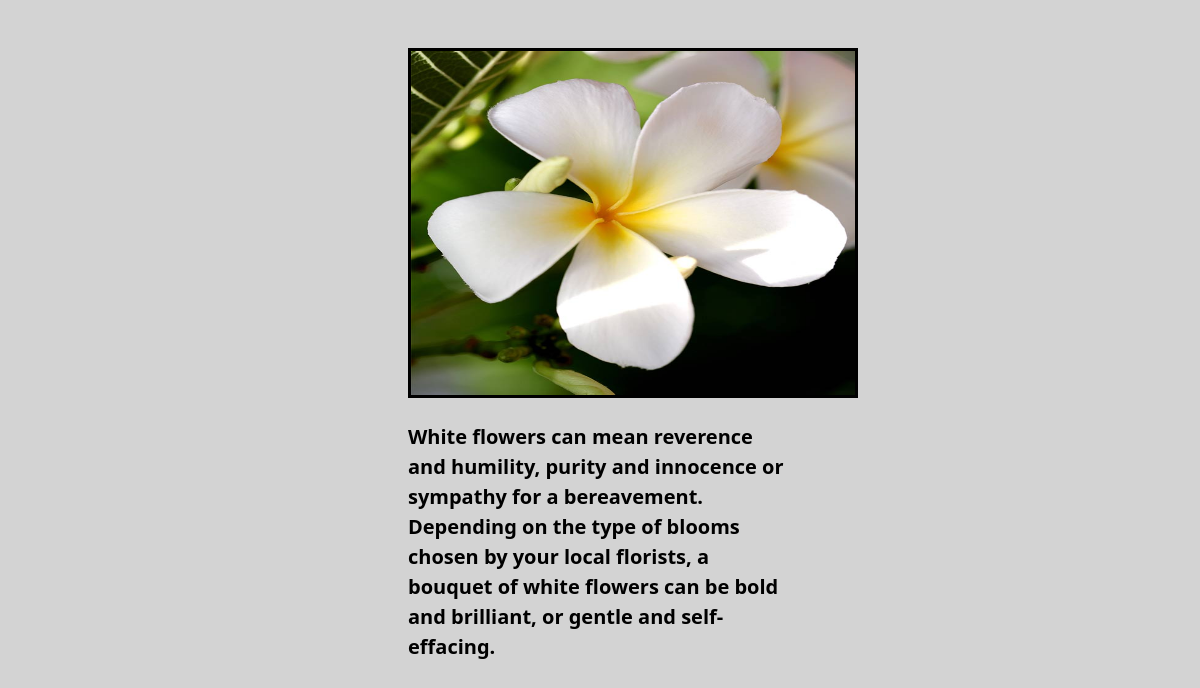
Screenshot of /viewphoto/2 with the database file from the repository.
### app1/models.py (models this page shows, shortened)
class Photo(models.Model):
    image=models.ImageField(upload_to='media/',null=True,blank=True,default='')
    description=models.TextField()

### app1/views.py (the view)
# urls.py: path('viewphoto/<str:pk>',views.viewphoto,name='viewphoto'),
def viewphoto(request,pk):
    photo=Photo.objects.get(id=pk)
    return render(request,'photo.html',{'photo':photo})

### app1/templates/photo.html (shortened to what this page needs)
<!DOCTYPE html>
<html lang="en">
<head>
<link href="https://cdn.jsdelivr.net/npm/bootstrap@5.1.3/dist/css/bootstrap.min.css" rel="stylesheet">
</head>
<body style="background-color:lightgrey;">
<div class="contaniner-fluid">
<div class="row justify-content-center">
<div class="col-md-4"><br><br>
<div>
<img src="{{ photo.image.url }}" height="350px" width="450px" style="border:3px solid black;"><br><br>
<p style="font-weight:bold; font-size:20px; color:black; font-style:georgia;">{{ photo.description }}
</p>
</div>
</div>
</div>
</div>
</body>
</html>

### rows the page displays
Photo: image (picture), description "White flowers can mean reverence and humility, purity and innocence or sympathy for a bereavement. Depending on the type of blooms chosen by your local florists, a bouquet of white flowers can be bold and brilliant, or gentle and self-effacing."
